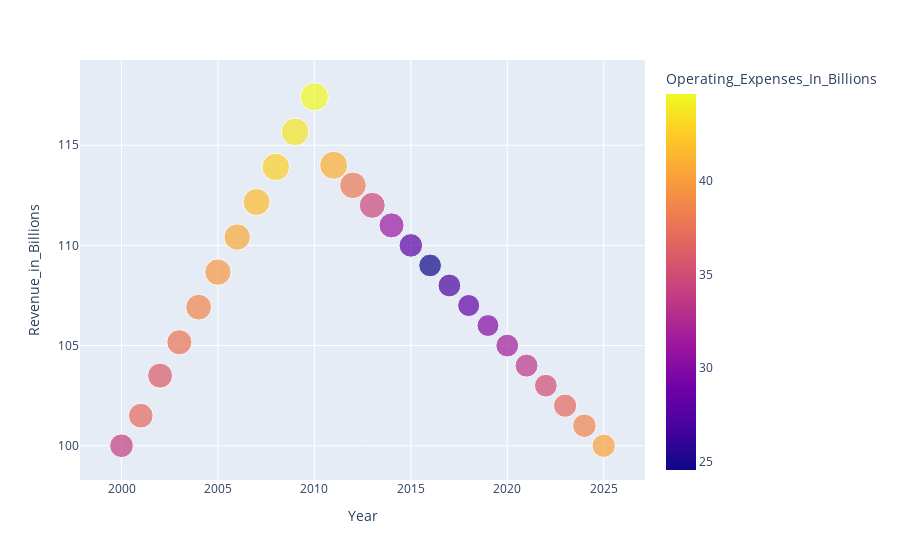

The code cell stored with this chart in its notebook:
### Markdown cell above
**If you hover over the below chart you may find the relationship between Revenue, Operating Expenses, Gross Profit and Net Income.  What is interesting about this company is that when expenses reached their peak so to did the Net Income.  Expenses in some respects can be a very important indicator of growth and Net Income.**

### Code cell
import plotly.express as px

fig = px.scatter(df,
                 x="Year",
                 y="Revenue_in_Billions",
                 color="Operating_Expenses_In_Billions",
                 size="Gross_Profit_In_Billions",
                 hover_data=["Net_Income_In_Billions"])

fig.show()

### Figure 1 — Plotly figure (JSON) as saved in the notebook; plotly's stock layout.template omitted (floating-point values rounded to 4 significant figures)
{"data": [{"customdata": [[39], [35], [35.3], [36.17], [33.92], [32.47], [33.92], [31.67], [30.22], [31.67], [29.42], [27.47], [35], [37.94], [42.47], [49.67], [53.17], [51.69], [54.56], [54.26], [48.81], [46.76], [46.96], [43.46], [40.76], [40.96]], "hovertemplate": "Year=%{x}<br>Revenue_in_Billions=%{y}<br>Gross_Profit_In_Billions=%{marker.size}<br>Net_Income_In_Billions=%{customdata[0]}<br>Operating_Expenses_In_Billions=%{marker.color}<extra></extra>", "legendgroup": "", "marker": {"color": [34, 37, 36, 37.67, 38.67, 39.67, 40.67, 41.67, 42.67, 43.67, 44.67, 41, 38, 34.56, 31.22, 27.89, 24.56, 27, 28, 29.96, 31.69, 33.41, 35.13, 36.85, 38.57, 40.3], "coloraxis": "coloraxis", "size": [63.89, 69.39, 71.09, 71.89, 75.89, 79.09, 79.39, 83.39, 86.59, 86.89, 90.89, 89.42, 80.89, 76.95, 71.42, 63.22, 58.72, 59.2, 55.33, 54.63, 59.08, 60.13, 58.93, 61.43, 63.13, 61.93], "sizemode": "area", "sizeref": 0.2272, "symbol": "circle"}, "mode": "markers", "name": "", "orientation": "v", "showlegend": false, "type": "scatter", "x": [2000, 2001, 2002, 2003, 2004, 2005, 2006, 2007, 2008, 2009, 2010, 2011, 2012, 2013, 2014, 2015, 2016, 2017, 2018, 2019, 2020, 2021, 2022, 2023, 2024, 2025], "xaxis": "x", "y": [100, 101.5, 103.5, 105.2, 106.9, 108.7, 110.4, 112.2, 113.9, 115.7, 117.4, 114, 113, 112, 111, 110, 109, 108, 107, 106, 105, 104, 103, 102, 101, 100], "yaxis": "y"}], "layout": {"autosize": true, "coloraxis": {"colorbar": {"title": {"text": "Operating_Expenses_In_Billions"}}, "colorscale": [[0, "#0d0887"], [0.1111, "#46039f"], [0.2222, "#7201a8"], [0.3333, "#9c179e"], [0.4444, "#bd3786"], [0.5556, "#d8576b"], [0.6667, "#ed7953"], [0.7778, "#fb9f3a"], [0.8889, "#fdca26"], [1, "#f0f921"]]}, "legend": {"itemsizing": "constant", "tracegroupgap": 0}, "margin": {"t": 60}, "xaxis": {"anchor": "y", "autorange": true, "domain": [0, 1], "range": [1998.0, 2027.0], "title": {"text": "Year"}, "type": "linear"}, "yaxis": {"anchor": "x", "autorange": true, "domain": [0, 1], "range": [97.5, 120.2], "title": {"text": "Revenue_in_Billions"}, "type": "linear"}}}
